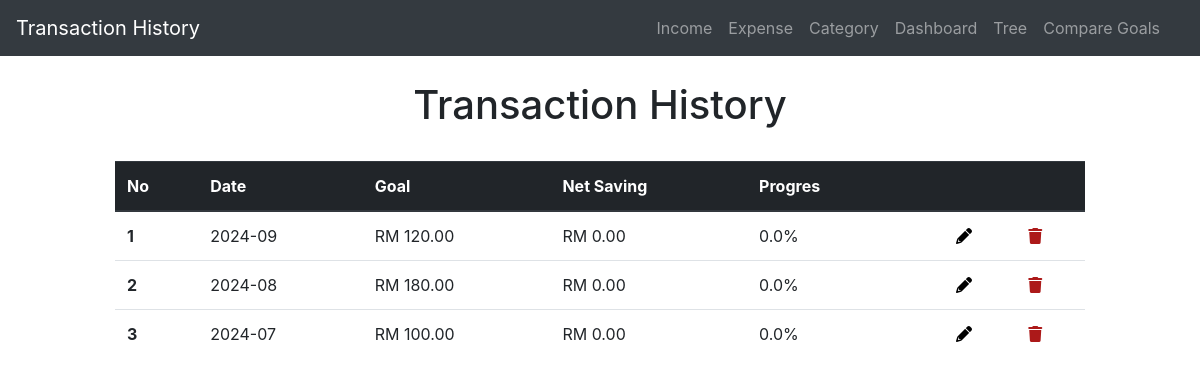
The page /compare on the database as committed earlier.
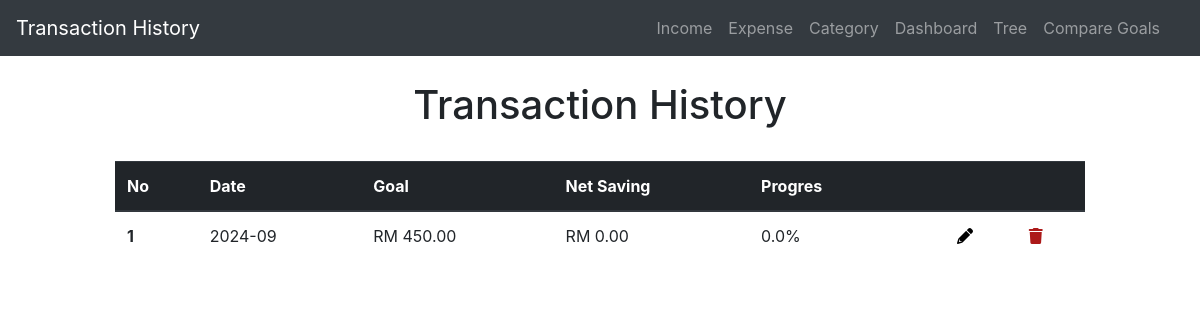
The same page on the database as committed later.
### application/models.py (models this page shows, shortened)
class goal(db.Model):
    id = db.Column(db.Integer, primary_key=True)
    amount = db.Column(db.Double, nullable=False)
    month = db.Column(db.String(30),nullable=False)
    year = db.Column(db.Integer, nullable=False)

### application/routes.py (the view)
@app.route('/compare', methods=['GET', 'POST'])
def compare():
    goall = goal.query.all()
    net_query = db.session.query(
        func.sum(net.amount).label('total'),
        func.strftime('%Y-%m', net.date).label('month_year')
    ).group_by(func.strftime('%Y-%m', net.date)).all()
    net_dict = {result.month_year: result.total for result in net_query}
    amounts = []
    for goal_entry in goall:
        month_year = f'{goal_entry.year}-{int(goal_entry.month):02d}'
        net_amount = net_dict.get(month_year, 0)
        if goal_entry.amount == 0 :
            progress = 0
        else:  # Avoid division by zero
            progress = ( net_amount / goal_entry.amount) * 100
            if progress > 100: progress = 100
        amounts.append({
            'id':goal_entry.id,
            'month_year': month_year,
            'goal': goal_entry.amount,
            'net': net_amount,
            'progress' :progress
        })
        amounts.sort(key=lambda x: x['month_year'], reverse=True)
    return render_template('compare_goal.html', amounts=amounts)

### application/templates/compare_goal.html
{% extends 'layout.html' %}
{% block content %}
<head>
    <link rel="stylesheet" href="https://cdnjs.cloudflare.com/ajax/libs/font-awesome/6.0.0-beta3/css/all.min.css">
</head>
<div class="col-sm-10 ml-auto mr-auto ">
    <center>
     <H1>Transaction History</H1>
    </center>
    <br>
    <table class="table">
        <thead class="thead-dark">
            <tr>
                <th scope="col">No</th>
                <th scope="col">Date</th>
                <th scope="col">Goal</th>
                <th scope="col">Net Saving</th>
                <th scope="col">Progres</th>
                <th scope="col"></th>
                <th scope="col"></th>
                <th scope="col"></th>
            </tr>
        </thead>
        <tbody id="results">
            {% for entry in amounts %}
                    <tr>
                        <th scope="row">{{loop.index}}</th>
                        <td>{{entry.month_year}}</td>
                        <td class="amount-field">RM {{ "{:.2f}".format(entry.goal) }}</td>
                        <td class="amount-field">RM {{ "{:.2f}".format(entry.net) }}</td>
                        {% if entry.progress < 0 %}
                            <td><span style="color: rgb(223, 20, 20);">{{ entry.progress | round(2) }}%</span></td>
                        {% elif entry.progress == 100 %}
                            <td><span style="color: rgb(0, 100, 38);">{{ entry.progress | round(2) }}%</span></td>
                        {% else %}
                            <td>{{ entry.progress | round(2) }}%</td>
                        {% endif %}
                        <td></td><td><a href="{{ url_for('edit_goal', entry_id=entry.id) }}"  class="edit" title="Edit" data-toggle="tooltip" id="1"><i class="fa fa-pencil" style="color: rgb(0, 0, 0);"></i></a></td>
                        <td><a href="{{ url_for('delete_goal', entry_id=entry.id ) }}" class="delete" title="Delete" data-toggle="tooltip" id="1"><i class="fa-solid fa-trash" style="color: rgb(172, 25, 25);"></i></a></td>
                    </tr>
            {% endfor %}
        </tbody>
    </table>
</div>
{% endblock %}

### application/templates/layout.html (shortened to what this page needs)
<!DOCTYPE html>
<html lang="en">
<head>
    <link rel="stylesheet"
        href="https://maxcdn.bootstrapcdn.com/bootstrap/4.0.0/css/bootstrap.min.css"
        href="static/styles.css"
>
</head>
<body>
    <div class="container-fluid">
        <div class="row">
            <div class="col-md-12 p-0">
                <header class="mb-4">
                    <nav class="navbar navbar-expand-lg navbar-dark bg-dark">
                        <a class="navbar-brand" href="{{ url_for('index') }}">Transaction History</a>
                        <div class="collapse navbar-collapse" id="navbarNavAltMarkup">
                            <div class="navbar-nav ml-auto mr-3">
                                <a class="nav-item nav-link" href="{{ url_for('add_income') }}">Income</a>
                                <a class="nav-item nav-link" href="{{ url_for('add_expense') }}">Expense</a>
                                <a class="nav-item nav-link" href="{{ url_for('categoryy') }}">Category</a>
                                <a class="nav-item nav-link" href="{{ url_for('dashboard') }}">Dashboard</a>
                                <a class="nav-item nav-link" href="{{ url_for('tree') }}">Tree</a>
                                <a class="nav-item nav-link" href="{{ url_for('compare') }}">Compare Goals</a>
                            </div>
                        </div>
                    </nav>
                </header>
            </div>
        </div>
        <div class="row justify-content-center">
            <div class="col-md-10"></div>
                {% block content %}{% endblock %}
            </div>
        </div>
</body>
</html>

Rows that differ between the two databases and show on the page:
removed goal: month_year "2024-09", goal "120.00", net "0.00", progress "0.0"
removed goal: month_year "2024-08", goal "180.00", net "0.00", progress "0.0"
removed goal: month_year "2024-07", goal "100.00", net "0.00", progress "0.0"
added goal: month_year "2024-09", goal "450.00", net "0.00", progress "0.0"
